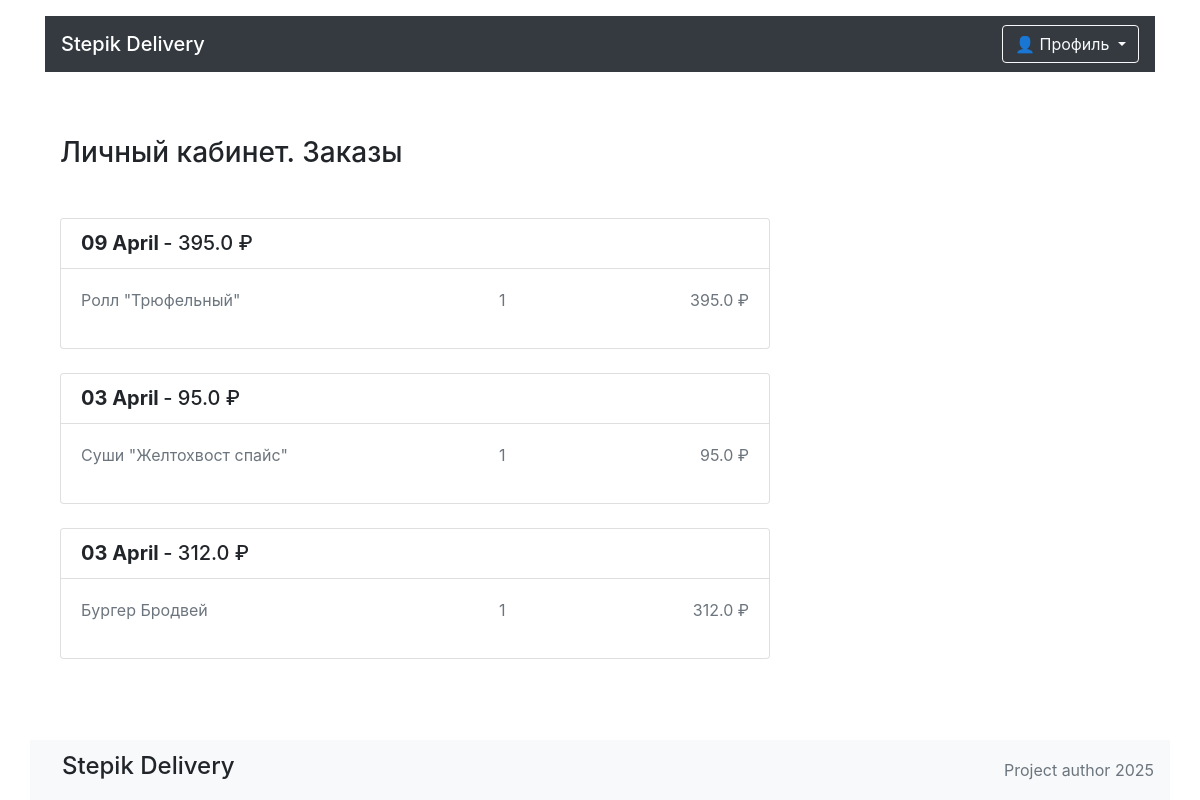
/account (signed in), run on the app's committed database.
### orm_models/order.py (models this page shows, shortened)
class OrderORMModel(SQLModel, table=True):
	__tablename__ = "orders"
	id: int | None = Field(default=None, primary_key=True)
	user_id: int = Field(foreign_key="users.id")
	created_at: datetime = Field(default_factory=datetime.now)
	status: str = "pending"
	address: str | None
	total: float
	user: UserORMModel = Relationship(back_populates="orders", sa_relationship_kwargs={"lazy": "selectin"})
	items: list[ItemOrder] = Relationship(back_populates="order", sa_relationship_kwargs={"lazy": "selectin"})

### orm_models/item_order.py (models this page shows, shortened)
class ItemOrder(SQLModel, table=True):
    id: int | None = Field(default=None, primary_key=True)
    item_id: int = Field(foreign_key="delivery_items.id")
    order_id: int = Field(foreign_key="orders.id")
    quantity: int
    price: float
    item: "DeliveryItemORMModel" = Relationship(back_populates="orders", sa_relationship_kwargs={"lazy": "selectin"})
    order: "OrderORMModel" = Relationship(back_populates="items")

### orm_models/delivery_item.py (models this page shows, shortened)
class DeliveryItemORMModel(SQLModel, table=True):
	__tablename__ = "delivery_items"
	id: int | None = Field(default=None, primary_key=True)
	title: str
	price: int
	description: str
	picture: str
	category_id: int = Field(foreign_key='delivery_categories.id')
	category: DeliveryCategoryORMModel | None = Relationship(back_populates="delivery_items")
	orders: list["ItemOrder"] = Relationship(back_populates="item")

### main.py (the view)
@app.get("/account", response_class=HTMLResponse)
async def account(request: Request):
	token = request.cookies.get("access_token")
	logger.debug(token)
	context: dict = app_manager.get_auth_context(token)
	order: OrderDTO = app_manager.get_order_by_auth_context(context)
	try:
		order_history: list[OrderDTO] = app_manager.get_order_history(context["user_id"])
		no_orders = False
	except NoOrderHistoryException:
		order_history = []
		no_orders = True
	template_response = templates.TemplateResponse(request=request, name="account.html", context={"context": context, "order": order, "orders": order_history, "no_orders": no_orders})
	return template_response

### templates/account.html (shortened to what this page needs)
{% extends "base.html" %}
{% block content %}
  <main class="container">
    <section class="row">
      <div class="col-12 col-lg-8">
        <h1 class="h3 my-5">Личный кабинет. Заказы</h1>
        {% if not no_orders %}
        {% for order in orders %}
          <div class="card mt-4">
            <ul class="list-group list-group-flush">
              <li class="list-group-item">
                <div class="row">
                  <div class="col-7 col-lg-9">
                    <span class="h5 font-weight-bold">{{ order.created_at.strftime('%d %B') }}</span>
                    <span class="h5">- {{ order.total }} ₽</span>
                  </div>
                </div>
              </li>
              <div class="card-body">
                <div class="row">
                  {% for item_order in order.items %}
                    <p class="col-6 text-muted">{{ item_order.item.title }}</p>
                    <p class="col-3 text-muted text-center">{{ item_order.quantity }}</p>
                    <p class="col-3 text-muted text-right">{{ item_order.sum_price }} ₽</p>
                  {% endfor %}
                </div>
              </div>
            </ul>
          </div>
        {% endfor %}
        {% endif %}
      </div>
    </section>
  </main>
{% endblock %}

### templates/base.html (style rules this page uses)
html { position: relative; min-height: 100%; }
body { margin-bottom: 60px; }

### data on the page
OrderORMModel: created_at "09 April", total "395.0"
ItemOrder: item "Ролл \"Трюфельный\"", quantity "1", sum_price "395.0"
OrderORMModel: created_at "03 April", total "95.0"
ItemOrder: item "Суши \"Желтохвост спайс\"", quantity "1", sum_price "95.0"
OrderORMModel: created_at "03 April", total "312.0"
ItemOrder: item "Бургер Бродвей", quantity "1", sum_price "312.0"
